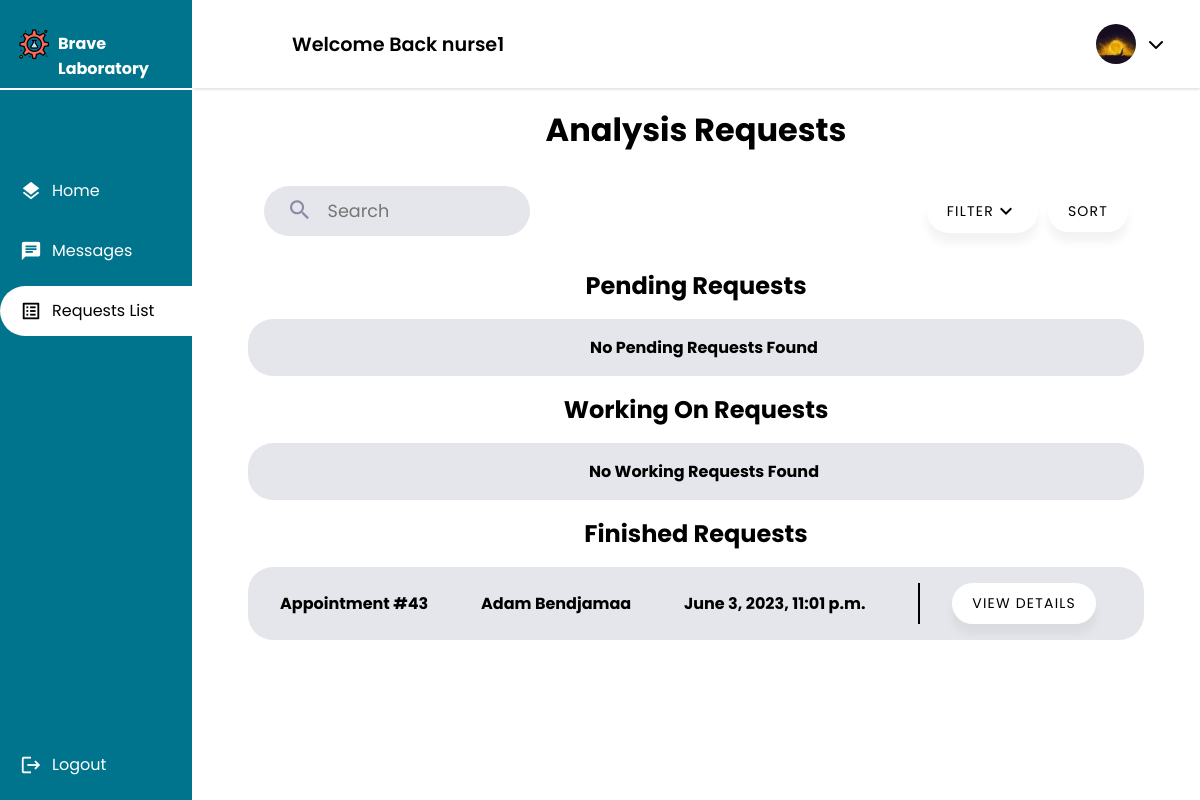
/nurse/requests/ (signed in), run on an earlier commit of the app's database.
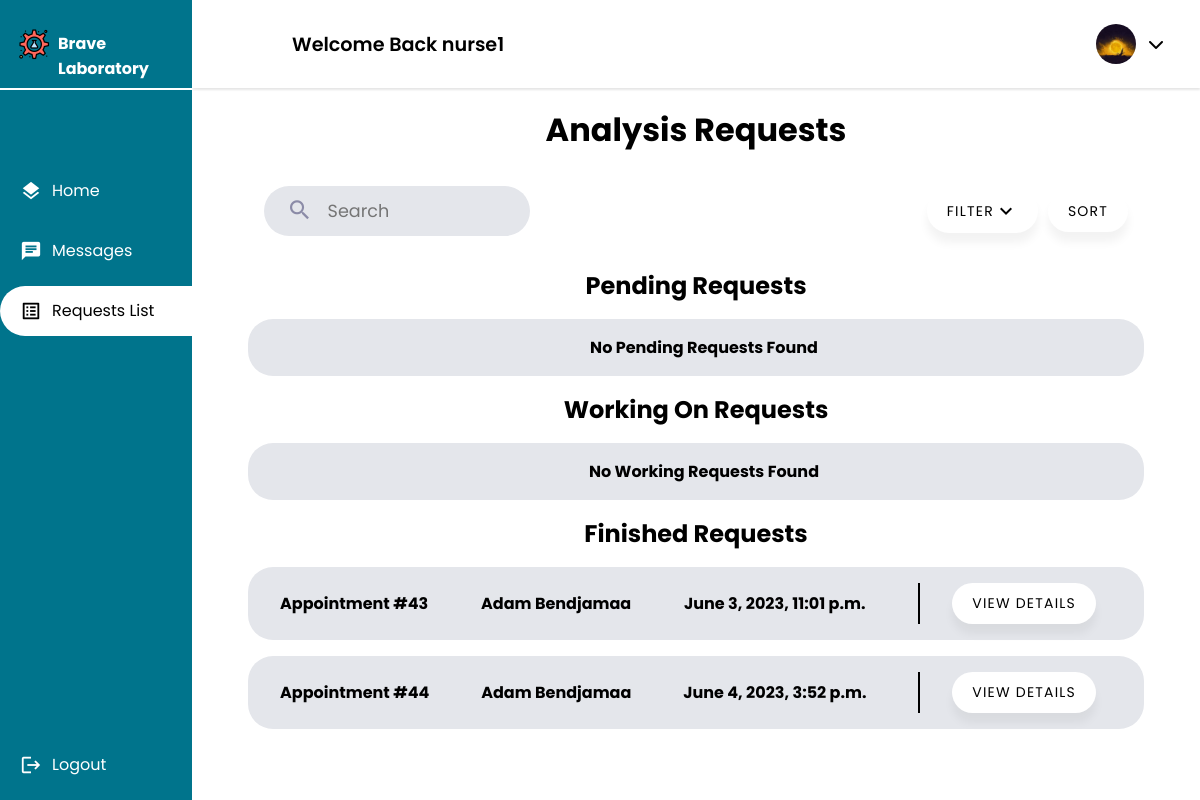
And on a later commit of the database.
### main_home/models.py (models this page shows, shortened)
class AnalysisRequest(models.Model):
    PENDING = 'pending'
    WORKING_ON = 'working-on'
    FINISHED = 'finished'
    STATUS_CHOICES = [
        (PENDING, 'Pending'),
        (WORKING_ON, 'Working On'),
        (FINISHED, 'Finished'),
    ]
    appointment = models.OneToOneField(Appointment, on_delete=models.CASCADE)
    nurse = models.ForeignKey(Nurse, on_delete=models.CASCADE)
    tests = models.ManyToManyField(Test)
    creation_time = models.DateTimeField(auto_now_add=True)
    start_time = models.DateTimeField(null=True, blank=True)
    finish_time = models.DateTimeField(null=True, blank=True)
    accepted = models.BooleanField(default=False)
    finished = models.BooleanField(default=False)
    status =  models.CharField(max_length=45, choices=STATUS_CHOICES, default=PENDING)
    class Meta:
        db_table = 'analysis_request'

class Appointment(models.Model):
    UPCOMING = 'Upcoming'
    TOMORROW = 'Tommorow'
    TODAY = 'Today'
    OVERDUE = 'Overdue'
    STATUS_CHOICES = [
        (UPCOMING, 'Upcoming'),
        (TOMORROW, 'Tommorow'),
        (TODAY, 'Today'),
        (OVERDUE, 'Overdue'),
    ]
    client = models.ForeignKey(Client, on_delete=models.CASCADE)
    tests_requested = models.ManyToManyField(TestOffered)
    date = models.DateField(validators=[validate_date_not_past])
    description = models.CharField(max_length=1000,blank=True)
    document = models.ImageField(null=True,blank=True,upload_to='medical_documents')
    total_price = models.DecimalField(max_digits=10, decimal_places=2)
    payment_status = models.BooleanField(default=False)
    arrived = models.BooleanField(default=False)
    cancelled = models.BooleanField(default=False)
    performed = models.BooleanField(default=False)
    class Meta:
        db_table = 'appointment'

### client/models.py (models this page shows, shortened)
class Client(models.Model):
    GENDERS =[
        ('M','Male'),
        ('F','Female')
    ]
    user = models.OneToOneField(User, primary_key = True, on_delete=models.CASCADE)
    phone_number = models.CharField(max_length=10,validators=[phone_regex])
    gender = models.CharField(max_length = 1 ,choices = GENDERS)
    address = models.CharField(max_length=50)
    policy = models.BooleanField(default = False)
    profile_pic = models.ImageField(default="default.png", upload_to="profile_pics")
    date_of_birth = models.DateField(default='2003-03-08')
    tests_made = models.PositiveIntegerField(default=0)
    class Meta():
        db_table = 'auth_client'

### nurse/views.py (the view)
# urls.py: path("requests/",views.request_list,name="client_request_list"),
@login_required
@permission_required('nurse.view_nurse', raise_exception=True)
def request_list(request):
    analysis_requests = AnalysisRequest.objects.select_related('appointment__client').all()
    pending_requests = analysis_requests.filter(status=AnalysisRequest.PENDING)
    working_on_requests = analysis_requests.filter(status=AnalysisRequest.WORKING_ON)
    finished_requests = analysis_requests.filter(status=AnalysisRequest.FINISHED)
    context = {
        'pending_requests': pending_requests,
        'working_on_requests': working_on_requests,
        'finished_requests': finished_requests,
    }
    return render(request,'nurse/request/request_list.html', context)

### nurse/templates/nurse/request/request_list.html (shortened to what this page needs)
{% extends 'nurse/nurse.html' %}
{% load static %}
{% block css_2 %}
<link rel="stylesheet" href="{% static 'css/list.css' %}">
{% endblock css_2 %}
{% block main %}
<div class="Container">
    <h1>Analysis Requests</h1>
    <div class="header ">
        <div class="search">
            <form class="search-bar">
                <button>
                    <span class="material-icons search-icon">
                        </span>
                </button>
                <input class="search-bar-input" placeholder="Search" required="" type="text">
            </form>
        </div>
        <div class="nurse">
            <button class="list-button filter">Filter<span class="material-icons">expand_more</span></button>
        <button class="list-button">Sort</button>
        </div>
    </div>
    <h2>Pending Requests</h2>
    {% if pending_requests %}
        <ul>
            {% for request in pending_requests %}
                <li class="app1">
                    <span><strong>Appointment #{{ request.appointment.id }}</strong></span>
                    <span><strong>{{ request.appointment.client.user.first_name }}
                        {{ request.appointment.client.user.last_name }}</strong></span>
                    <span><strong>{{ request.creation_time }}</strong></span>
                    <div class="buttons">
                    <button class="list-button"><a class="list-links" href="{% url 'request_detail' request.id %}">View Details</a></button>
                    </div>
                </li>
            {% endfor %}
        </ul>
    {% else %}
        <div>
            <ul class="lists">
                <li class="app1 empty">
                    <span><strong>No Pending Requests Found</strong></span>
                </li>
            </ul>
        </div>
    {% endif %}
    <h2>Working On Requests</h2>
    {% if working_on_requests %}
        <ul>
            {% for request in working_on_requests %}
                <li class="app1">
                    <span><strong>Appointment #{{ request.appointment.id }}</strong></span>
                    <span><strong>{{ request.appointment.client.user.first_name }}
                        {{ request.appointment.client.user.last_name }}</strong></span>
                    <span><strong>{{ request.creation_time }}</strong></span>
                    <div class="buttons">
                    <button class="list-button"><a class="list-links" href="{% url 'request_detail' request.id %}">View Details</a></button>
                    </div>
                </li>
            {% endfor %}
        </ul>
    {% else %}
        <div>
            <ul class="lists">
                <li class="app1 empty">
                    <span><strong>No Working Requests Found</strong></span>
                </li>
            </ul>
        </div>
    {% endif %}
    <h2>Finished Requests</h2>
    {% if finished_requests %}
        <ul>
            {% for request in finished_requests %}
                <li class="app1">
                    <span><strong>Appointment #{{ request.appointment.id }}</strong></span>
                    <span><strong>{{ request.appointment.client.user.first_name }}
                        {{ request.appointment.client.user.last_name }}</strong></span>
                    <span><strong>{{ request.creation_time }}</strong></span>
                    <div class="buttons">
                    <button class="list-button"><a class="list-links" href="{% url 'request_detail' request.id %}">View Details</a></button>
                    </div>
                </li>
            {% endfor %}
        </ul>
    {% endif %}
</div>
{% endblock main %}

What changed in the data, as far as the page shows it:
added AnalysisRequest: appointment.id "44", appointment.client.user.first_name "Adam", appointment.client.user.last_name "Bendjamaa", creation_time "June 4, 2023, 3:52 p.m."
